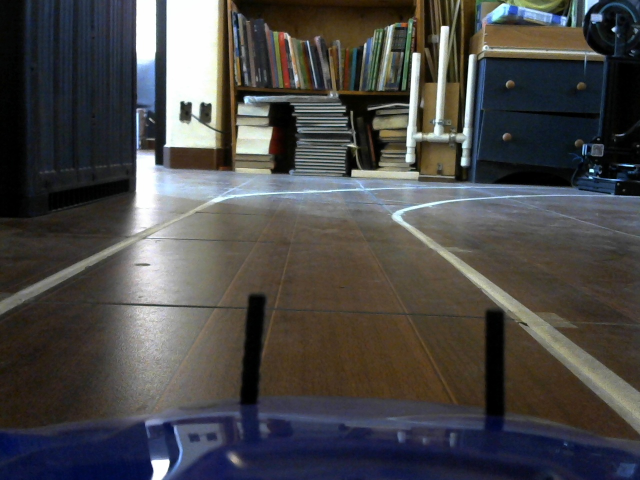
#> input picture Hector/colorSpaces/original.jpg, 1280 x 960 px, given in place of the camera (shown at 1/2 size)
$ python main.py
#> lines starting #> are read from the running program, lines starting #| are printed output that depends on the picture; after the words box and inside, x2 and y2 are one past the last pixel; in counts of white or black regions, pixels touching at a corner belong together
import cv2
import numpy as np

def main():
    cap = cv2.VideoCapture(0)
    while True:
        ret, frame = cap.read()
#> frame is the input picture: shape (960, 1280, 3); mean B, G, R 72.7, 73.1, 74.2
        cv2.circle(frame, (0, 400), 7, (0, 0, 0), 2)
#> frame: shape (960, 1280, 3); 0.01% of pixels changed, all inside (x1, y1, x2, y2) = (0, 392, 9, 408)
        cv2.circle(frame, (640, 400), 7, (255, 0, 0), 2)
#> frame: shape (960, 1280, 3); mean B, G, R 72.7, 73, 74.2
        cv2.circle(frame, (420, 240), 7, (0, 255, 0), 2)
#> frame: shape (960, 1280, 3); mean B, G, R 72.7, 73.1, 74.2
        cv2.circle(frame, (100, 240), 7, (0, 0, 255), 2)
#> frame: shape (960, 1280, 3); mean B, G, R 72.7, 73.1, 74.2
        puntos1 = np.float32(
                [
                    [0, 400],
                    [640, 400],
                    [420, 240],
                    [100, 240]
                ]
            )
        puntos2 = np.float32(
                [
                    [0, 0],
                    [0, 480],
                    [640, 480],
                    [640, 0]
                ]
            )
        m = cv2.getPerspectiveTransform(puntos1, puntos2)
        transformada = cv2.warpPerspective(frame, m, (640, 480))
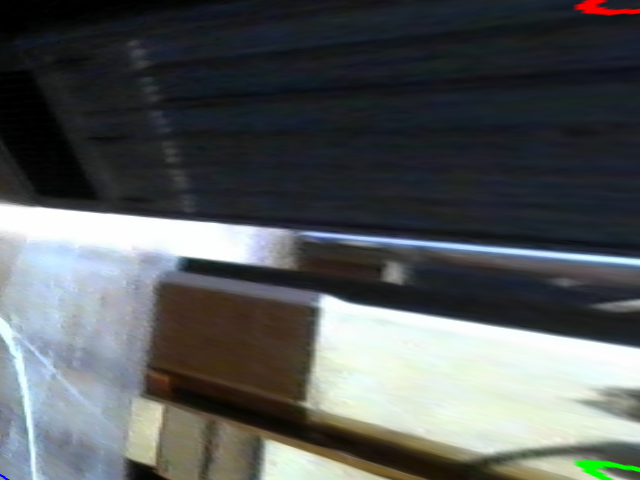
#> transformada: shape (480, 640, 3); mean B, G, R 90.2, 89.6, 85.4
        kernel = np.ones((20, 20), np.uint8)
        eroded = cv2.erode(transformada, kernel, iterations = 1)
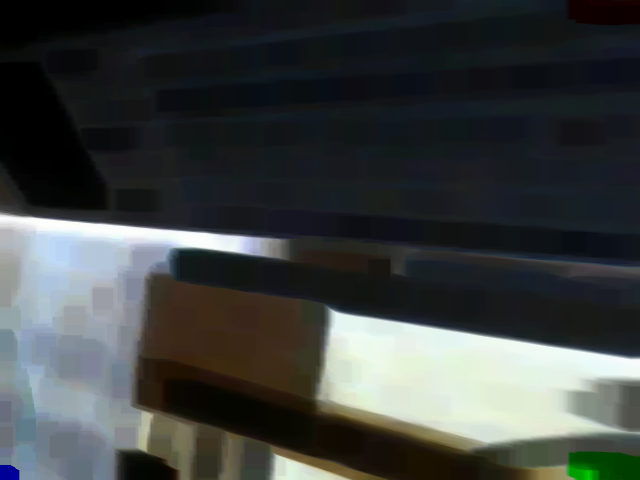
#> eroded: shape (480, 640, 3); mean B, G, R 64.4, 65.2, 61.3
        dilated = cv2.dilate(transformada, kernel, iterations = 1)
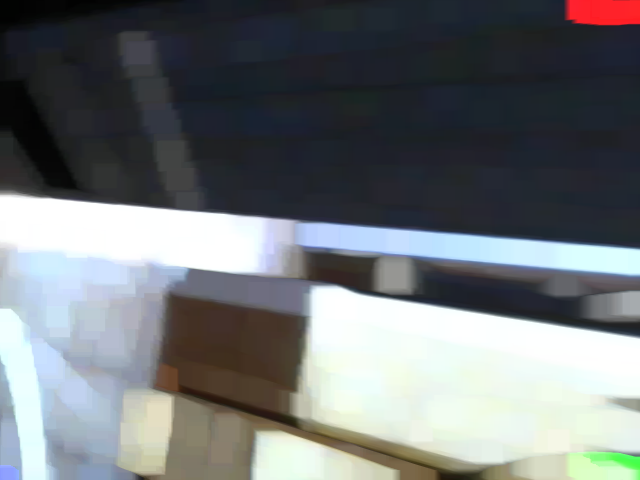
#> dilated: shape (480, 640, 3); mean B, G, R 118.9, 116.7, 112.6
        superPos = cv2.addWeighted(eroded, 0.5, dilated, 0.5, 0)
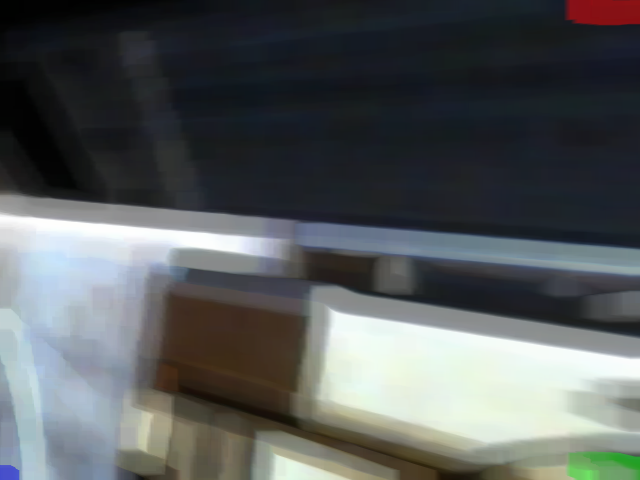
#> superPos: shape (480, 640, 3); mean B, G, R 91.6, 90.9, 86.9
        maximo = (230, 230, 240)
        minimo = (150, 160, 170)
        mask = cv2.inRange(superPos, minimo, maximo)
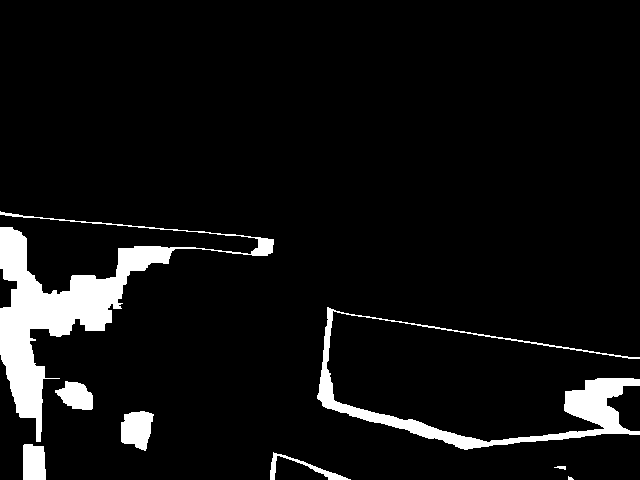
#> mask: shape (480, 640); 6.8% white; 8 white regions (1 under 20 px), largest, box (x1, y1, x2, y2) and area: (0, 211, 274, 442) 11698, (317, 307, 640, 450) 6101, (121, 411, 154, 451) 974
        cv2.imshow("frame", frame)
        cv2.imshow("mask", mask)
        cv2.imshow("final", superPos)
        k = cv2.waitKey(1)
#> (key Esc is pressed here)
        if k == 27:
            break


if __name__ == '__main__':
    main()
